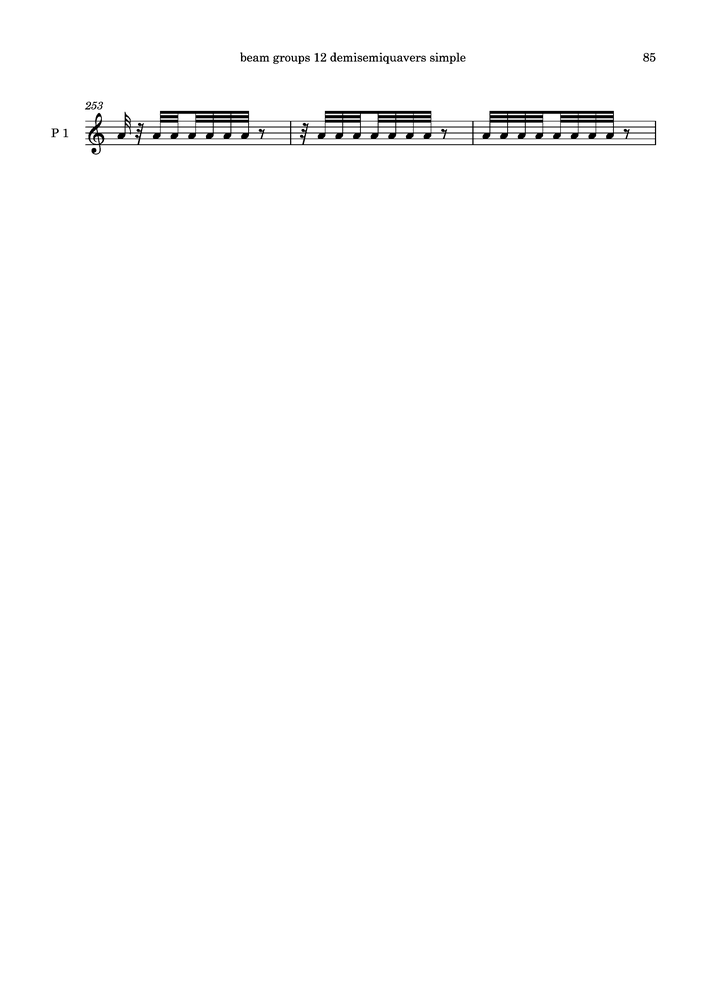
#> input picture scripts/encoding/demisemiquavers_simple-085.png, 706 x 999 px, shrunk from 2475 x 3504 before the run
$ python -i preprocessing.py   (imports and definitions only)
#> lines starting #> are read from the running program, lines starting #| are printed output that depends on the picture; after the words box and inside, x2 and y2 are one past the last pixel; in counts of white or black regions, pixels touching at a corner belong together
import os
import cv2
import numpy as np
import argparse
from tqdm import tqdm
from pathlib import Path
import yaml
import shutil

def preprocess_image_for_stafflines(image_path, output_path, enhance_stafflines=True):
    """
    Preprocess an image to enhance staffline detection

    Args:
        image_path: Path to input image
        output_path: Path to save processed image
        enhance_stafflines: Whether to apply staffline enhancement
    """
#> called with output_path = 'out.png', enhance_stafflines = True
    # Read image
    img = cv2.imread(str(image_path))
#> img is the input picture: shape (999, 706, 3); min 0, max 255, mean 252.5
    if img is None:
        print(f"Error reading image: {image_path}")
        return False

    # Create a copy for staffline enhancement
    processed_img = img.copy()

    if enhance_stafflines:
        # Convert to grayscale
        gray = cv2.cvtColor(img, cv2.COLOR_BGR2GRAY)

        # Apply slight blurring to reduce noise
        blurred = cv2.GaussianBlur(gray, (3, 3), 0)

        # Apply adaptive thresholding to get binary image
        binary = cv2.adaptiveThreshold(
            blurred, 255, cv2.ADAPTIVE_THRESH_MEAN_C, cv2.THRESH_BINARY_INV, 11, 5
        )
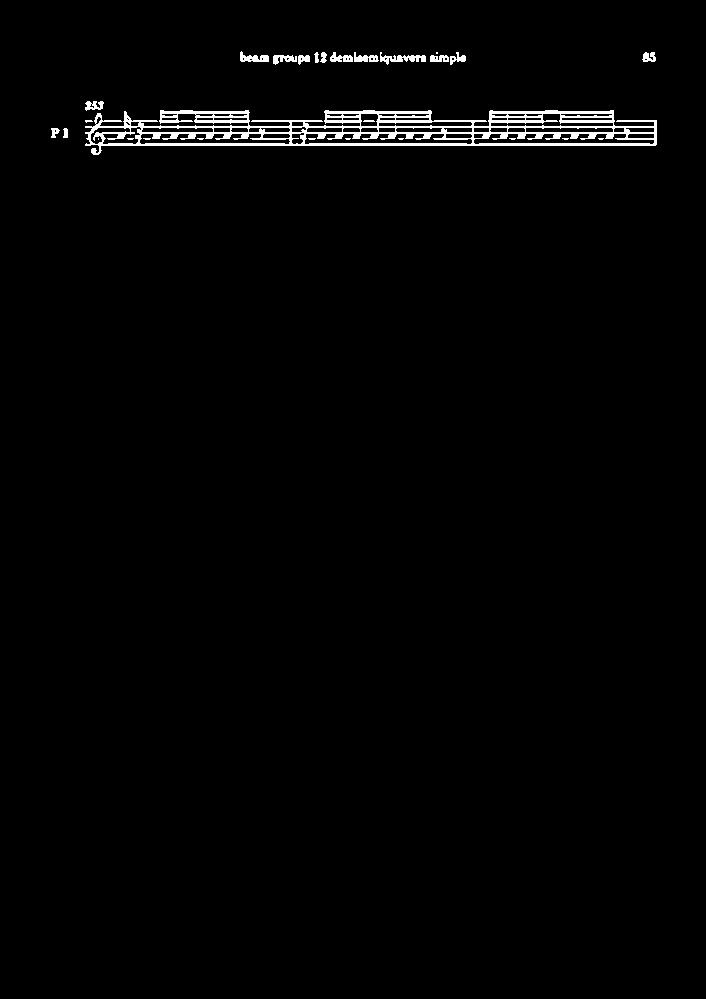
#> binary: shape (999, 706); 1.5% white; 28 white regions (12 under 20 px), largest, box (x1, y1, x2, y2) and area: (85, 110, 657, 155) 9008, (380, 52, 426, 65) 254, (240, 51, 269, 62) 180

        # Create horizontal kernel for staffline detection
        horizontal_kernel = cv2.getStructuringElement(cv2.MORPH_RECT, (25, 1))

        # Detect horizontal lines (stafflines)
        detected_lines = cv2.morphologyEx(binary, cv2.MORPH_OPEN, horizontal_kernel, iterations=2)
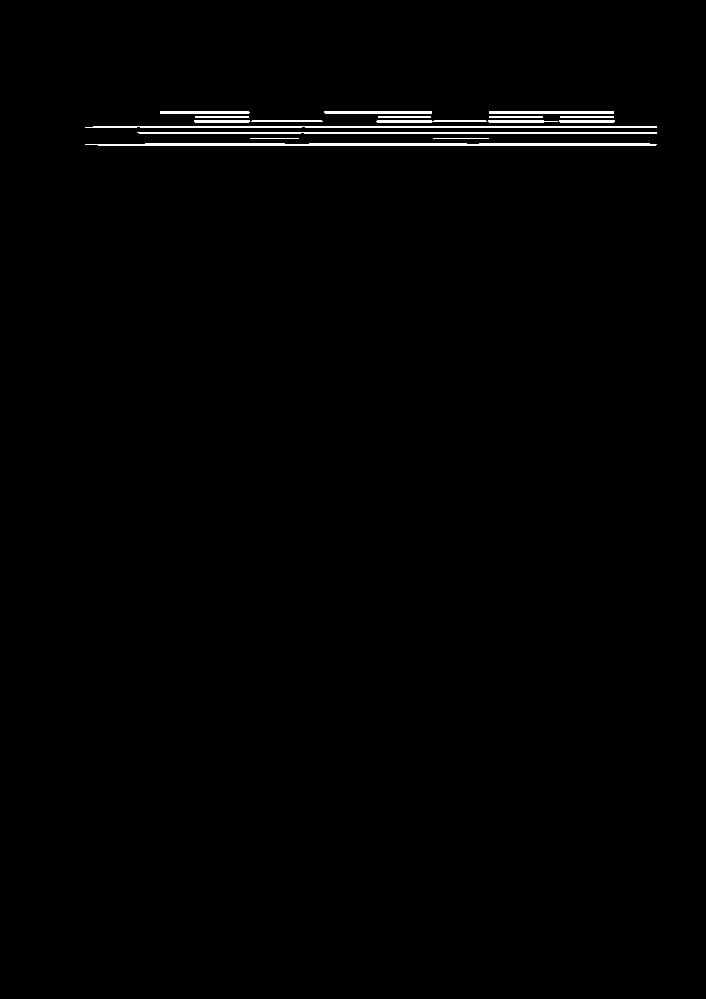
#> detected_lines: shape (999, 706); 0.88% white; 17 white regions, largest, box (x1, y1, x2, y2) and area: (85, 143, 657, 146) 1599, (85, 126, 657, 128) 1130, (137, 132, 657, 134) 1035

        # Make stafflines slightly thicker for better detection
        dilated_lines = cv2.dilate(detected_lines, np.ones((1, 3), np.uint8), iterations=1)
#> dilated_lines: shape (999, 706); 0.89% white; 14 white regions, largest, box (x1, y1, x2, y2) and area: (84, 143, 658, 146) 1609, (84, 126, 658, 128) 1138, (136, 132, 658, 134) 1041

        # Convert back to BGR for overlay
        stafflines_overlay = cv2.cvtColor(dilated_lines, cv2.COLOR_GRAY2BGR)

        # FIX: Create a proper mask using boolean indexing
        mask = dilated_lines > 0

        # Apply the mask - this is the corrected section
        alpha = 0.3
        for c in range(3):  # Loop through each color channel
            processed_img[:,:,c] = np.where(
                mask,
                processed_img[:,:,c] * (1-alpha) + stafflines_overlay[:,:,c] * alpha,
                processed_img[:,:,c]
            )
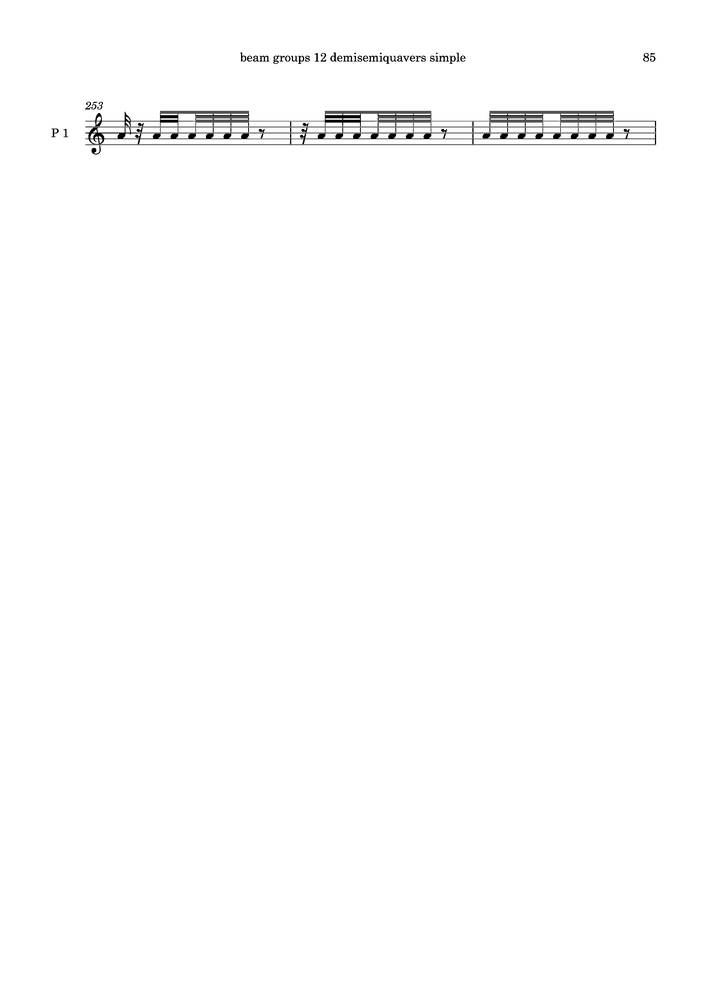
#> processed_img: shape (999, 706, 3); 0.82% of pixels changed, all inside (x1, y1, x2, y2) = (85, 111, 657, 146)

    # Save processed image
    os.makedirs(os.path.dirname(output_path), exist_ok=True)
    cv2.imwrite(str(output_path), processed_img)
    return True

# [85 lines left out: functions preprocess_dataset, main, not called in this run]

# [2 lines not run here, left out]

>>> result = preprocess_image_for_stafflines('../scripts/encoding/demisemiquavers_simple-085.png', 'out.png')
